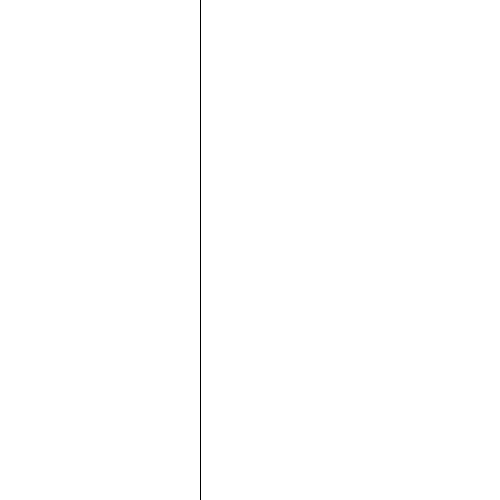
Frame 1 (no input)
Frame 60 (the mouse pressed at the canvas centre just before this capture): identical to frame 1, image omitted
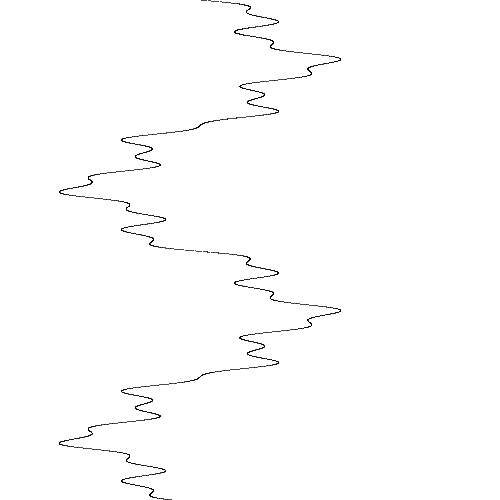
Frame 120 (the mouse held since frame 60 and released just before this capture)

The Processing sketch that drew these frames (run headless with seeded random() and noise(); from frame 60 on, the mouse is pressed at the canvas centre):

// Processing sketch: sinComplex
// ── sinComplex.pde
void setup()
{
  size(500, 500);
}
void draw()
{
  background(255);
  float t = 0;
  float x = 0;
  float czestotliwosc = mouseY * 0.01;
  while (t < 5)
  {
    t = t + 0.001;
    x = sin(t*czestotliwosc) * 100;
    x = x + sin(t*czestotliwosc*14.0) * 15;
    x = x + sin(t*czestotliwosc*5.0) * 30;
    float y = t*100.0;
    point(x+200,y);
  }
}
